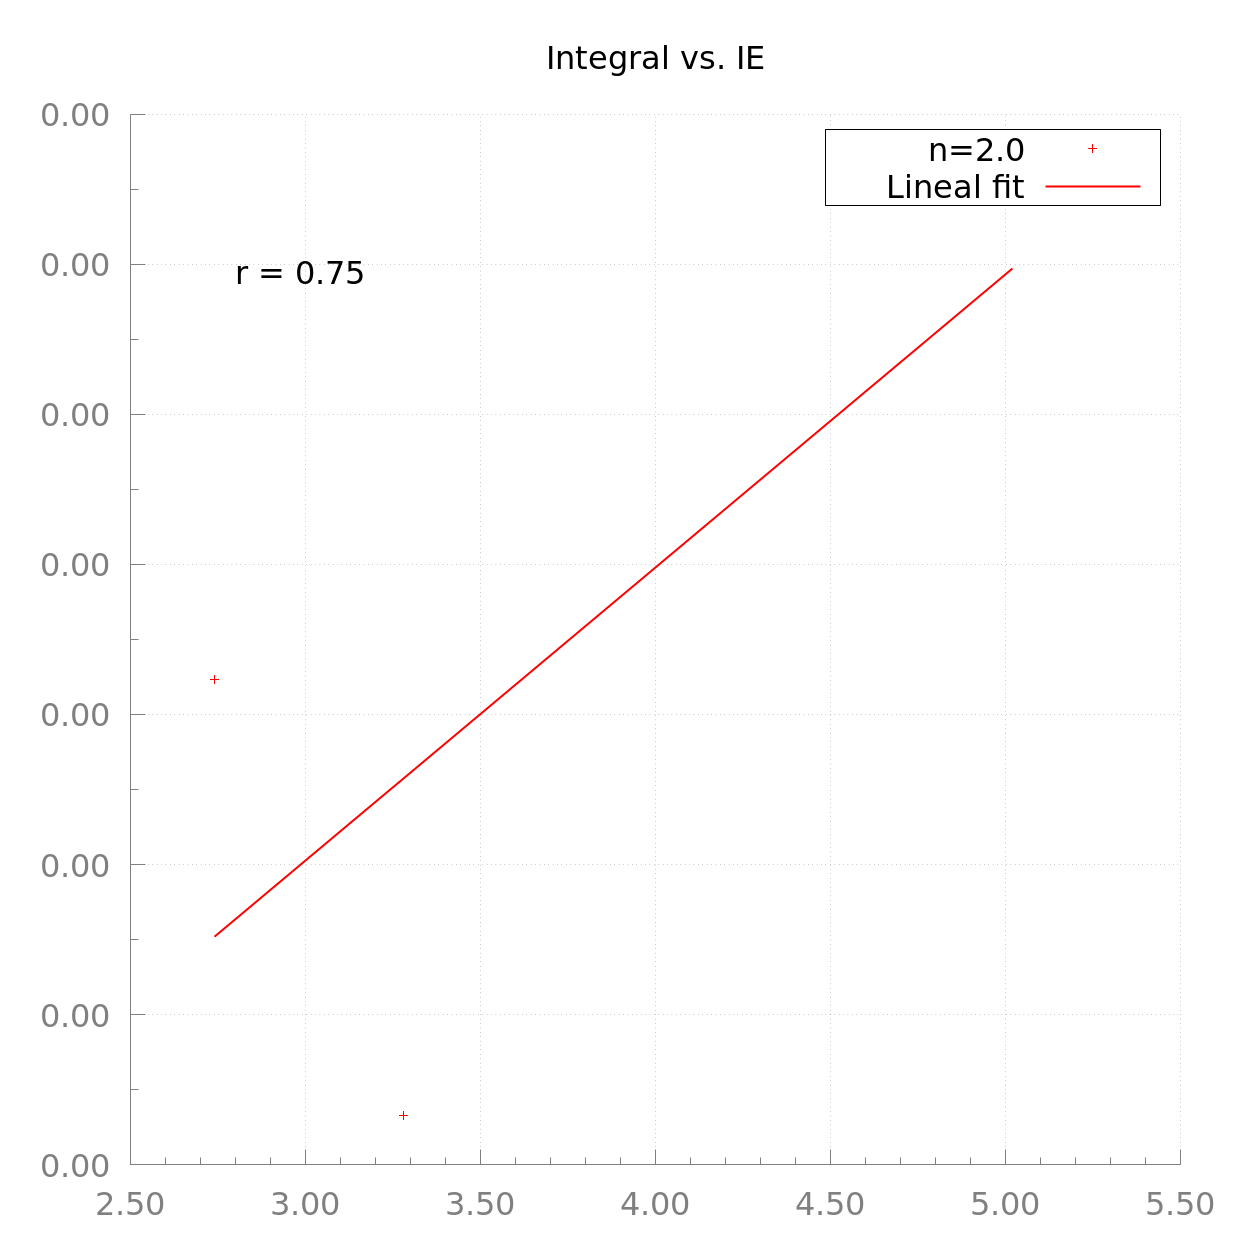

gnuplot code for this plot:
reset
set encoding iso_8859_1
set title 'Integral vs. IE'
set term pngcairo font "sans,24" enhanced size 1240,1240
set output 'correlation.png'

set key autotitle columnheader
set key horiz
set key inside box opaque vert right top maxrows 5
set mxtics
unset mx2tics
unset my2tics
set mytics
set style line 11 lc rgb '#808080' lt 1
set border 3 back ls 11
set style line 6 lt rgb '#006600' lw 1 pt 6 pi 5
set style line 15 lt rgb '#006600' lw 1 pt 2 pi 5
set tics nomirror
set style line 12 lc rgb '#808080' lt 0 lw 1
set grid ls 12 back
set style fill transparent solid 0.3 noborder
set format x "%.2f"
set format y "%.2f"

f1(x) = m1*x + n1
stats 'correlation.dat' u (-1*$2):3 name "S1" 
fit f1(x) 'correlation.dat' u (-1*$2):3 via m1,n1
set label 1 sprintf("r = %4.2f",S1_correlation)  at graph 0.1, graph 0.85

plot 'correlation.dat' u (-1*$2):3 w p title 'n=2.0' pt 1 ps 1.5 lc rgb "red",\
 f1(x) w l ls 1 lc rgb "red" lw 2 title 'Lineal fit'



set output 'correlation.png' 
replot

exit


